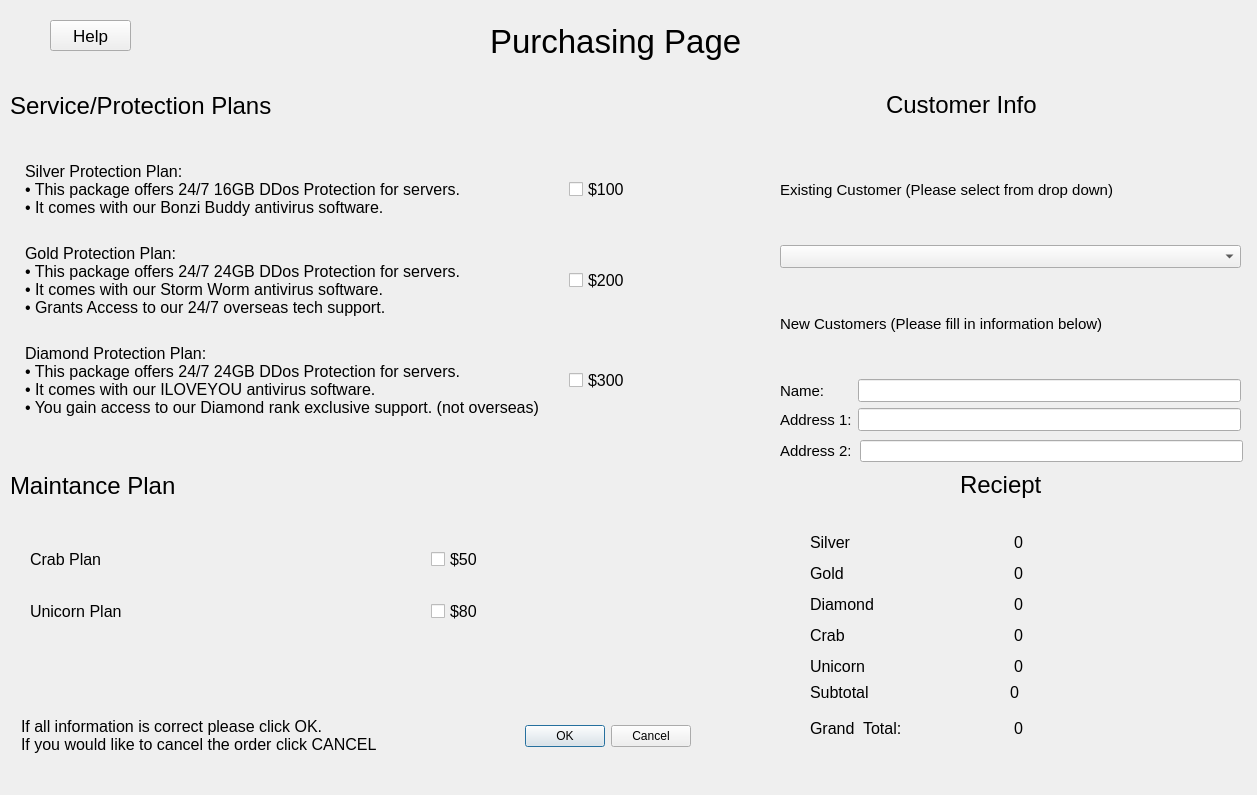
<?xml version="1.0" encoding="UTF-8"?>
<ui version="4.0">
 <class>purchasingPage</class>
 <widget class="QDialog" name="purchasingPage">
  <property name="geometry">
   <rect>
    <x>0</x>
    <y>0</y>
    <width>1257</width>
    <height>795</height>
   </rect>
  </property>
  <property name="windowTitle">
   <string>Dialog</string>
  </property>
  <property name="layoutDirection">
   <enum>Qt::LeftToRight</enum>
  </property>
  <widget class="QDialogButtonBox" name="buttonBox">
   <property name="geometry">
    <rect>
     <x>490</x>
     <y>720</y>
     <width>201</width>
     <height>32</height>
    </rect>
   </property>
   <property name="orientation">
    <enum>Qt::Horizontal</enum>
   </property>
   <property name="standardButtons">
    <set>QDialogButtonBox::Cancel|QDialogButtonBox::Ok</set>
   </property>
  </widget>
  <widget class="QLabel" name="label">
   <property name="geometry">
    <rect>
     <x>490</x>
     <y>20</y>
     <width>291</width>
     <height>42</height>
    </rect>
   </property>
   <property name="font">
    <font>
     <pointsize>25</pointsize>
    </font>
   </property>
   <property name="text">
    <string>Purchasing Page</string>
   </property>
  </widget>
  <widget class="QLabel" name="label_protectionPlan">
   <property name="geometry">
    <rect>
     <x>10</x>
     <y>90</y>
     <width>361</width>
     <height>31</height>
    </rect>
   </property>
   <property name="font">
    <font>
     <pointsize>18</pointsize>
    </font>
   </property>
   <property name="text">
    <string>Service/Protection Plans</string>
   </property>
  </widget>
  <widget class="QLabel" name="label_3">
   <property name="geometry">
    <rect>
     <x>10</x>
     <y>470</y>
     <width>211</width>
     <height>31</height>
    </rect>
   </property>
   <property name="font">
    <font>
     <pointsize>18</pointsize>
    </font>
   </property>
   <property name="text">
    <string>Maintance Plan</string>
   </property>
  </widget>
  <widget class="QWidget" name="layoutWidget">
   <property name="geometry">
    <rect>
     <x>20</x>
     <y>520</y>
     <width>721</width>
     <height>131</height>
    </rect>
   </property>
   <layout class="QGridLayout" name="gridLayout_2">
    <property name="leftMargin">
     <number>10</number>
    </property>
    <property name="topMargin">
     <number>10</number>
    </property>
    <property name="rightMargin">
     <number>10</number>
    </property>
    <property name="bottomMargin">
     <number>10</number>
    </property>
    <property name="horizontalSpacing">
     <number>100</number>
    </property>
    <property name="verticalSpacing">
     <number>10</number>
    </property>
    <item row="0" column="0">
     <widget class="QLabel" name="label_7">
      <property name="font">
       <font>
        <pointsize>12</pointsize>
       </font>
      </property>
      <property name="text">
       <string>Crab Plan</string>
      </property>
     </widget>
    </item>
    <item row="0" column="1">
     <widget class="QCheckBox" name="checkBoxCrab">
      <property name="font">
       <font>
        <pointsize>12</pointsize>
       </font>
      </property>
      <property name="text">
       <string>$50</string>
      </property>
     </widget>
    </item>
    <item row="1" column="0">
     <widget class="QLabel" name="label_8">
      <property name="font">
       <font>
        <pointsize>12</pointsize>
       </font>
      </property>
      <property name="text">
       <string>Unicorn Plan</string>
      </property>
     </widget>
    </item>
    <item row="1" column="1">
     <widget class="QCheckBox" name="checkBoxUnicorn">
      <property name="font">
       <font>
        <pointsize>12</pointsize>
       </font>
      </property>
      <property name="text">
       <string>$80</string>
      </property>
     </widget>
    </item>
   </layout>
  </widget>
  <widget class="QLabel" name="label_2">
   <property name="geometry">
    <rect>
     <x>960</x>
     <y>470</y>
     <width>101</width>
     <height>30</height>
    </rect>
   </property>
   <property name="font">
    <font>
     <pointsize>18</pointsize>
    </font>
   </property>
   <property name="text">
    <string>Reciept</string>
   </property>
  </widget>
  <widget class="QLabel" name="label_10">
   <property name="geometry">
    <rect>
     <x>886</x>
     <y>90</y>
     <width>201</width>
     <height>30</height>
    </rect>
   </property>
   <property name="font">
    <font>
     <pointsize>18</pointsize>
    </font>
   </property>
   <property name="text">
    <string>Customer Info</string>
   </property>
  </widget>
  <widget class="QLabel" name="label_25">
   <property name="geometry">
    <rect>
     <x>21</x>
     <y>710</y>
     <width>441</width>
     <height>51</height>
    </rect>
   </property>
   <property name="font">
    <font>
     <pointsize>12</pointsize>
    </font>
   </property>
   <property name="text">
    <string>If all information is correct please click OK.
If you would like to cancel the order click CANCEL</string>
   </property>
  </widget>
  <widget class="QPushButton" name="pushButton">
   <property name="geometry">
    <rect>
     <x>50</x>
     <y>20</y>
     <width>81</width>
     <height>31</height>
    </rect>
   </property>
   <property name="font">
    <font>
     <pointsize>13</pointsize>
    </font>
   </property>
   <property name="text">
    <string>Help</string>
   </property>
  </widget>
  <widget class="QWidget" name="layoutWidget">
   <property name="geometry">
    <rect>
     <x>20</x>
     <y>140</y>
     <width>760</width>
     <height>301</height>
    </rect>
   </property>
   <layout class="QGridLayout" name="gridLayout">
    <property name="leftMargin">
     <number>5</number>
    </property>
    <property name="topMargin">
     <number>5</number>
    </property>
    <property name="rightMargin">
     <number>5</number>
    </property>
    <property name="bottomMargin">
     <number>5</number>
    </property>
    <property name="horizontalSpacing">
     <number>30</number>
    </property>
    <property name="verticalSpacing">
     <number>10</number>
    </property>
    <item row="0" column="1">
     <widget class="QCheckBox" name="checkBoxSilver">
      <property name="font">
       <font>
        <pointsize>12</pointsize>
        <underline>false</underline>
       </font>
      </property>
      <property name="layoutDirection">
       <enum>Qt::LeftToRight</enum>
      </property>
      <property name="text">
       <string>$100</string>
      </property>
     </widget>
    </item>
    <item row="1" column="1">
     <widget class="QCheckBox" name="checkBoxGold">
      <property name="font">
       <font>
        <pointsize>12</pointsize>
       </font>
      </property>
      <property name="text">
       <string>$200</string>
      </property>
     </widget>
    </item>
    <item row="2" column="1">
     <widget class="QCheckBox" name="checkBoxDiamond">
      <property name="font">
       <font>
        <pointsize>12</pointsize>
       </font>
      </property>
      <property name="text">
       <string>$300</string>
      </property>
     </widget>
    </item>
    <item row="2" column="0">
     <widget class="QLabel" name="label_6">
      <property name="font">
       <font>
        <pointsize>12</pointsize>
       </font>
      </property>
      <property name="text">
       <string>Diamond Protection Plan: 
• This package offers 24/7 24GB DDos Protection for servers.
• It comes with our ILOVEYOU antivirus software. 
• You gain access to our Diamond rank exclusive support. (not overseas)</string>
      </property>
     </widget>
    </item>
    <item row="1" column="0">
     <widget class="QLabel" name="label_5">
      <property name="font">
       <font>
        <pointsize>12</pointsize>
       </font>
      </property>
      <property name="text">
       <string>Gold Protection Plan:
• This package offers 24/7 24GB DDos Protection for servers. 
• It comes with our Storm Worm antivirus software. 
• Grants Access to our 24/7 overseas tech support. </string>
      </property>
     </widget>
    </item>
    <item row="0" column="0">
     <widget class="QLabel" name="label_4">
      <property name="font">
       <font>
        <pointsize>12</pointsize>
       </font>
      </property>
      <property name="text">
       <string>Silver Protection Plan:
• This package offers 24/7 16GB DDos Protection for servers. 
• It comes with our Bonzi Buddy antivirus software.</string>
      </property>
     </widget>
    </item>
   </layout>
  </widget>
  <widget class="QWidget" name="layoutWidget">
   <property name="geometry">
    <rect>
     <x>780</x>
     <y>140</y>
     <width>461</width>
     <height>291</height>
    </rect>
   </property>
   <layout class="QGridLayout" name="gridLayout_3">
    <property name="rightMargin">
     <number>0</number>
    </property>
    <item row="5" column="1">
     <widget class="QLineEdit" name="lineEdit">
      <property name="font">
       <font>
        <pointsize>10</pointsize>
       </font>
      </property>
     </widget>
    </item>
    <item row="5" column="0">
     <widget class="QLabel" name="label_13">
      <property name="font">
       <font>
        <pointsize>11</pointsize>
       </font>
      </property>
      <property name="text">
       <string>Name:</string>
      </property>
     </widget>
    </item>
    <item row="4" column="0" colspan="2">
     <widget class="QLabel" name="label_12">
      <property name="font">
       <font>
        <pointsize>11</pointsize>
       </font>
      </property>
      <property name="text">
       <string>New Customers (Please fill in information below)</string>
      </property>
     </widget>
    </item>
    <item row="0" column="0" colspan="2">
     <widget class="QLabel" name="label_11">
      <property name="font">
       <font>
        <pointsize>11</pointsize>
       </font>
      </property>
      <property name="text">
       <string>Existing Customer (Please select from drop down)</string>
      </property>
     </widget>
    </item>
    <item row="6" column="1">
     <widget class="QLineEdit" name="lineEdit_2">
      <property name="font">
       <font>
        <pointsize>10</pointsize>
       </font>
      </property>
      <property name="text">
       <string/>
      </property>
     </widget>
    </item>
    <item row="1" column="0" colspan="2">
     <widget class="QComboBox" name="existingComboBox">
      <property name="font">
       <font>
        <pointsize>10</pointsize>
       </font>
      </property>
     </widget>
    </item>
    <item row="6" column="0">
     <widget class="QLabel" name="label_14">
      <property name="font">
       <font>
        <pointsize>11</pointsize>
       </font>
      </property>
      <property name="text">
       <string>Address 1:</string>
      </property>
     </widget>
    </item>
   </layout>
  </widget>
  <widget class="QWidget" name="layoutWidget">
   <property name="geometry">
    <rect>
     <x>810</x>
     <y>530</y>
     <width>401</width>
     <height>211</height>
    </rect>
   </property>
   <layout class="QGridLayout" name="gridLayout_4">
    <item row="3" column="1">
     <widget class="QLabel" name="diamondPrice">
      <property name="font">
       <font>
        <pointsize>12</pointsize>
       </font>
      </property>
      <property name="text">
       <string>0</string>
      </property>
     </widget>
    </item>
    <item row="4" column="0">
     <widget class="QLabel" name="label_15">
      <property name="font">
       <font>
        <pointsize>12</pointsize>
       </font>
      </property>
      <property name="text">
       <string>Crab</string>
      </property>
     </widget>
    </item>
    <item row="5" column="1">
     <widget class="QLabel" name="unicornPrice">
      <property name="font">
       <font>
        <pointsize>12</pointsize>
       </font>
      </property>
      <property name="text">
       <string>0</string>
      </property>
     </widget>
    </item>
    <item row="4" column="1">
     <widget class="QLabel" name="crabPrice">
      <property name="font">
       <font>
        <pointsize>12</pointsize>
       </font>
      </property>
      <property name="text">
       <string>0</string>
      </property>
     </widget>
    </item>
    <item row="5" column="0">
     <widget class="QLabel" name="label_21">
      <property name="font">
       <font>
        <pointsize>12</pointsize>
       </font>
      </property>
      <property name="text">
       <string>Unicorn</string>
      </property>
     </widget>
    </item>
    <item row="2" column="0">
     <widget class="QLabel" name="label_16">
      <property name="font">
       <font>
        <pointsize>12</pointsize>
       </font>
      </property>
      <property name="text">
       <string>Gold</string>
      </property>
     </widget>
    </item>
    <item row="1" column="0">
     <widget class="QLabel" name="label_9">
      <property name="font">
       <font>
        <pointsize>12</pointsize>
       </font>
      </property>
      <property name="text">
       <string>Silver</string>
      </property>
     </widget>
    </item>
    <item row="3" column="0">
     <widget class="QLabel" name="label_17">
      <property name="font">
       <font>
        <pointsize>12</pointsize>
       </font>
      </property>
      <property name="text">
       <string>Diamond</string>
      </property>
     </widget>
    </item>
    <item row="1" column="1">
     <widget class="QLabel" name="silverPrice">
      <property name="font">
       <font>
        <pointsize>12</pointsize>
       </font>
      </property>
      <property name="text">
       <string>0</string>
      </property>
     </widget>
    </item>
    <item row="7" column="0">
     <widget class="QLabel" name="label_23">
      <property name="font">
       <font>
        <pointsize>12</pointsize>
       </font>
      </property>
      <property name="text">
       <string>Grand  Total:</string>
      </property>
     </widget>
    </item>
    <item row="2" column="1">
     <widget class="QLabel" name="goldPrice">
      <property name="font">
       <font>
        <pointsize>12</pointsize>
       </font>
      </property>
      <property name="text">
       <string>0</string>
      </property>
     </widget>
    </item>
    <item row="6" column="0">
     <widget class="QLabel" name="label_27">
      <property name="font">
       <font>
        <pointsize>2</pointsize>
       </font>
      </property>
      <property name="text">
       <string/>
      </property>
     </widget>
    </item>
    <item row="7" column="1">
     <widget class="QLabel" name="totalPrice">
      <property name="font">
       <font>
        <pointsize>12</pointsize>
       </font>
      </property>
      <property name="text">
       <string>0</string>
      </property>
     </widget>
    </item>
   </layout>
  </widget>
  <widget class="QLabel" name="label_28">
   <property name="geometry">
    <rect>
     <x>780</x>
     <y>440</y>
     <width>70</width>
     <height>22</height>
    </rect>
   </property>
   <property name="font">
    <font>
     <pointsize>11</pointsize>
    </font>
   </property>
   <property name="text">
    <string>Address 2:</string>
   </property>
  </widget>
  <widget class="QLineEdit" name="lineEdit_3">
   <property name="geometry">
    <rect>
     <x>860</x>
     <y>440</y>
     <width>383</width>
     <height>22</height>
    </rect>
   </property>
   <property name="font">
    <font>
     <pointsize>10</pointsize>
    </font>
   </property>
   <property name="text">
    <string/>
   </property>
  </widget>
  <widget class="QLabel" name="label_22">
   <property name="geometry">
    <rect>
     <x>810</x>
     <y>680</y>
     <width>197</width>
     <height>25</height>
    </rect>
   </property>
   <property name="font">
    <font>
     <pointsize>12</pointsize>
    </font>
   </property>
   <property name="text">
    <string>Subtotal</string>
   </property>
  </widget>
  <widget class="QLabel" name="subtotalPrice">
   <property name="geometry">
    <rect>
     <x>1010</x>
     <y>680</y>
     <width>197</width>
     <height>25</height>
    </rect>
   </property>
   <property name="font">
    <font>
     <pointsize>12</pointsize>
    </font>
   </property>
   <property name="text">
    <string>0</string>
   </property>
  </widget>
 </widget>
 <resources/>
 <connections>
  <connection>
   <sender>buttonBox</sender>
   <signal>accepted()</signal>
   <receiver>purchasingPage</receiver>
   <slot>accept()</slot>
   <hints>
    <hint type="sourcelabel">
     <x>248</x>
     <y>254</y>
    </hint>
    <hint type="destinationlabel">
     <x>157</x>
     <y>274</y>
    </hint>
   </hints>
  </connection>
  <connection>
   <sender>buttonBox</sender>
   <signal>rejected()</signal>
   <receiver>purchasingPage</receiver>
   <slot>reject()</slot>
   <hints>
    <hint type="sourcelabel">
     <x>316</x>
     <y>260</y>
    </hint>
    <hint type="destinationlabel">
     <x>286</x>
     <y>274</y>
    </hint>
   </hints>
  </connection>
 </connections>
</ui>
